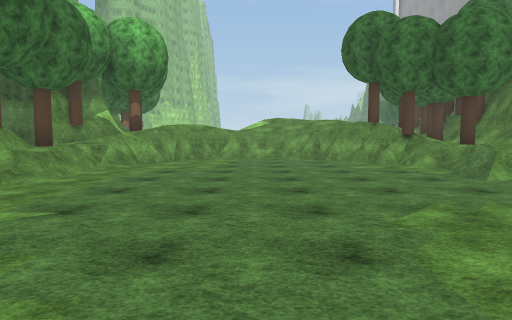
[1] (above)

12 first-person views from a walk through a 3-D level made in the Unity game engine. The camera is 1.5 m above the floor, tilts 4° down and sees 75° across. The floor is counted in squares, 2 m on a side. Each view is taken from the middle of a square. On the plan, view 1 faces up. The plan holds only what a view shows up to about 11 squares ahead; the rest is blank. The place goes on beyond the plan. Some trees and plants on the terrain are drawn as simple stand-ins. The player character is not drawn. Surface patterns are stand-ins for the level's own textures.

[2]
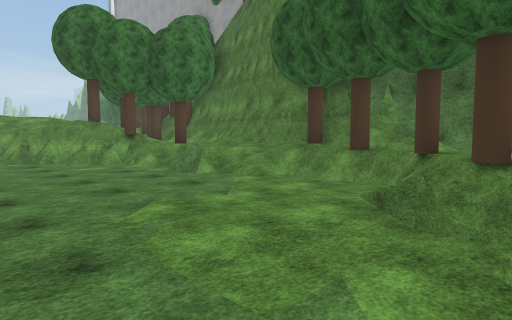

[3]
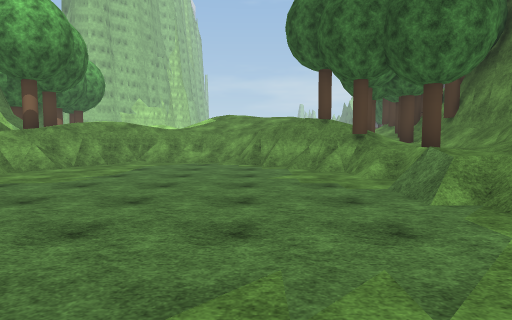

[4]
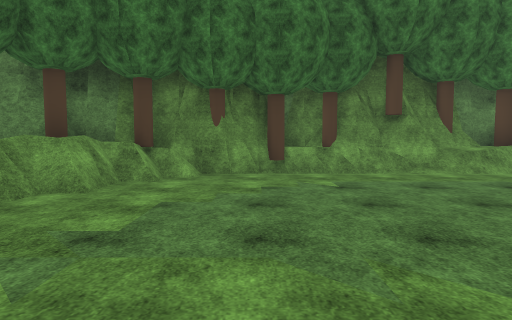

[5]
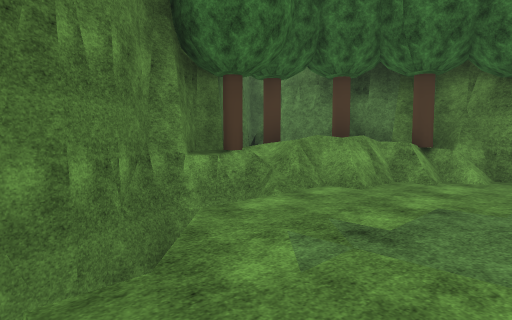

[6]
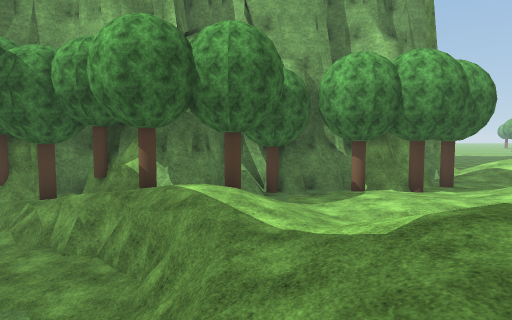

[7]
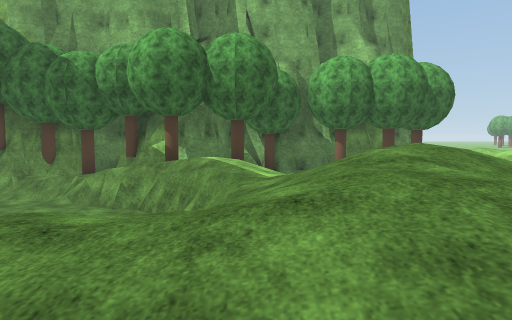

[8]
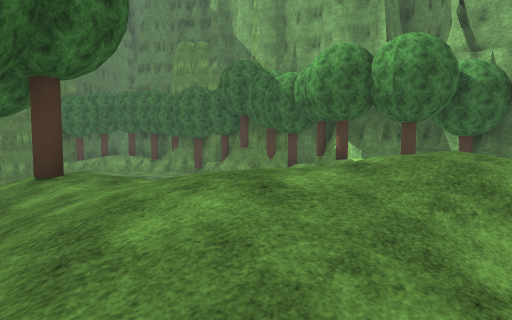

[9]
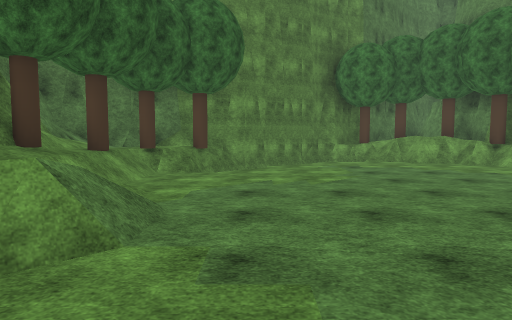

[10]
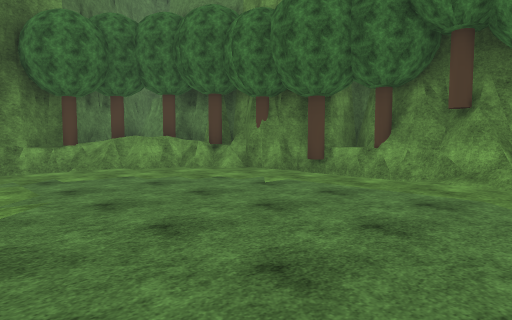

[11]
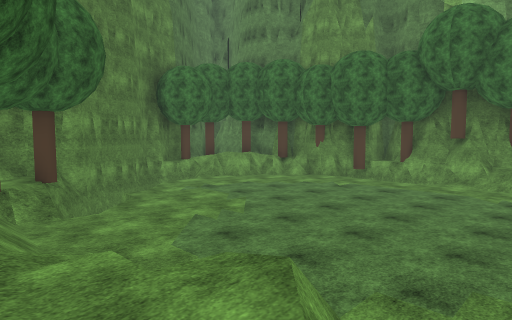

[12]
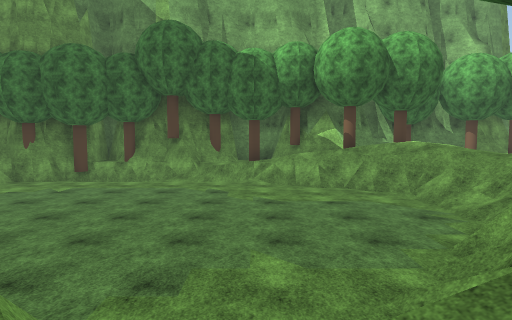

### Floor plan
Key: @ floor where view 1 was taken; # wall or solid block; . main floor; : floor 1 m higher than the main floor; + floor 1.5 m higher than the main floor; / step, stairs or slope; = window, fence, low wall or low ledge; v drop or lower ground; O other object.
Columns run from 7 left of view 1 to 6 right of it. Each row starts with its distance up from view 1.
 16 #O/+/   /////
 15 #://:/ //////
 14 ##://////////
 13 #O/ /////////O
 12 ###O//#//=//OO
 11   #O/#../=/O /
 10   #=#...../O//
  9  ###/......//O
  8  #O/.......///
  7  #O/.......///
  6  ##/.......///
  5  #O/......../=
  4  #O/......../O
  3  ##/......../O
  2   ##.......vO
  1   #O/.....vO:
  0   #O/..@.vv###
 -1   ##+=//v###
 -2    #OOO###
 -3    ##O##
 -4    ####

Where each view was taken, in squares from view 1:
view 1: 0 up, 0 right, facing up
view 2: 0 up, 0 right, facing up-right
view 3: 2 up, 2 right, facing up
view 4: 2 up, 3 right, facing left
view 5: 2 up, 3 right, facing down-left
view 6: 13 up, 3 right, facing left
view 7: 13 up, 5 right, facing left
view 8: 16 up, 5 right, facing down-left
view 9: 9 up, 3 right, facing down
view 10: 7 up, 2 right, facing down-left
view 11: 8 up, 6 right, facing down-left
view 12: 8 up, 6 right, facing left
